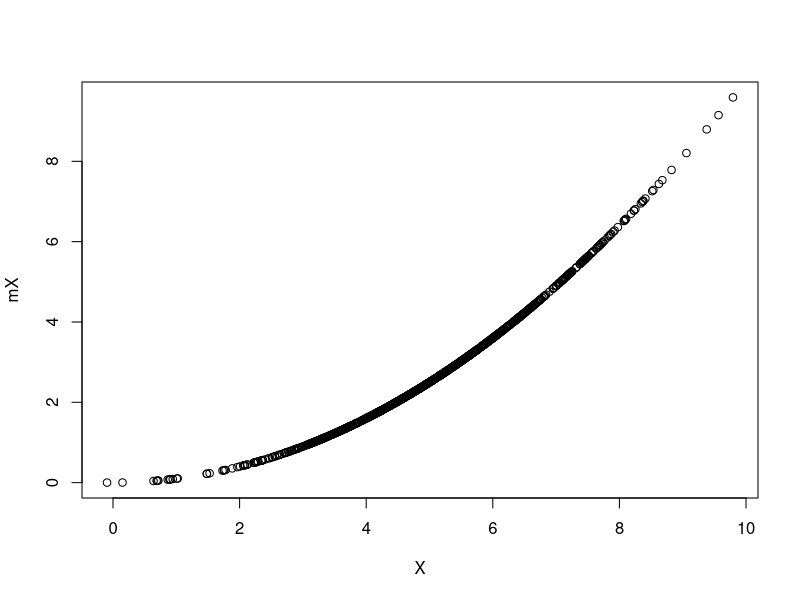
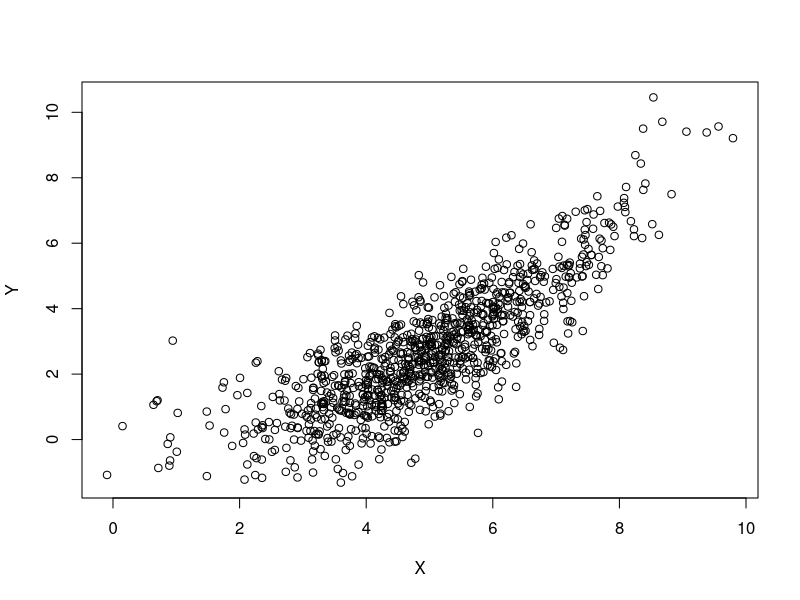

The R script that drew these images, in order: (Note: this script raises an error after producing the figures.)
# Author: Georgia Papadogeorgou
# Date: 9.27.2016
# Description: Doing RJ MCMC where I'm using the marginal likelihood of the data
# to update the cutoffs, and then I'm sampling the heights and effect of X as linear
# term.

library(MASS)

set.seed(1234)
N <- 1000
sigma <- 1
minX <- 0
maxX <- 10
X <- rnorm(N, mean = 5, sd = 1.5)
minX <- min(X)
maxX <- max(X)
true_means <- c(1, 2, 3)
true_cut <- c(3, 6)
# mX <- true_means[1] * (X >= minX & X < true_cut[1]) +
#   true_means[2] * (X >= true_cut[1] & X < true_cut[2]) +
#   true_means[3] * (X >= true_cut[2])
mX <- X ^ 2 / 10
Y <- rnorm(N, mean = mX, sd = sigma)
plot(X, mX)
plot(X, Y)

max_cutoffs <- 200
lambda <- 30  # Poisson parameter for number of breaks.

# Calculating the c parameter of bk, dk.
bk <- rep(0, max_cutoffs + 1)
names(bk) <- paste0('s=', c(0:max_cutoffs))
dk <- bk
etak <- bk
pik <- bk

for (ii in 0:(max_cutoffs - 1)) {  # Number of current cutoffs.
  bk[ii + 1] <- dpois(ii + 1, lambda = lambda) / dpois(ii, lambda = lambda)
  dk[ii + 2] <- dpois(ii, lambda = lambda) / dpois(ii + 1, lambda = lambda)
}
dk[length(dk)] <- dpois(max_cutoffs - 1, lambda = lambda) /
  dpois(max_cutoffs, lambda = lambda)
bk <- sapply(bk, function(x) min(x, 1))
dk <- sapply(dk, function(x) min(x, 1))

c <- 0.9 / max(bk + dk)
bk <- c * bk
dk <- c * dk
for (ii in 2:(max_cutoffs + 1)) {
  etak[ii] <- (1 - bk[ii] - dk[ii]) / 2
  pik[ii] <- etak[ii]
}
etak[1] <- 1 - bk[1]



uninf <- 100 ^ 2
Nsims <- 3000
heights <- NULL
heights[[1]] <- rbind(c(4, 2, 2, 0), c(0, 0, 0, 0))
cutoffs <- NULL
cutoffs[[1]] <- c(2, 5, 7)
sigmas <- rep(NA, Nsims)
sigmas[1] <- 1
moves <- rep(NA, Nsims)
range_unif <- 1
nu <- 0.001
lambda_ssq <- 0.001

# moves correspond to 1 = 'H', 2 = 'P', 3 = 'B', 4 = 'D'.

D <- data.frame(X = X, Y = Y)
mu_prior <- mean(Y)

CalcLogMarginalLike <- function(nu, lambda, X, V, Y, mu) {
  if (class(X) == 'numeric') {
    X <- matrix(X, nrow = length(X), ncol = 1)
  }
  N <- length(Y)
  r <- lgamma((nu + N) / 2) + (nu / 2) * log(nu * lambda)
  r <- r - N / 2 * log(pi) - lgamma(nu / 2)
  mat <- diag(N) + X %*% V %*% t(X)
  r <- r - 1 / 2 * log(det(mat))
  r <- r - (nu + N) / 2 * log(lambda * nu + t(Y - X %*% mu) %*% solve(mat) %*%
                                (Y - X %*% mu))
  return(r)
}


for (ii in 2:Nsims) {
  if (ii %% 100 == 0) {
    print(ii)
  }
  curr_cut <- length(cutoffs[[ii - 1]])
  moves[ii] <- sample(2:4, 1, prob = c(pik[curr_cut + 1], bk[curr_cut + 1],
                                       dk[curr_cut + 1]))
  
  # MOVE 2: Change to a cutoff.
  if (moves[ii] == 2) {
    
    proposed_cutoffs <- cutoffs[[ii - 1]]
    
    # Which cutoff we will change.
    wh_cut <- sample(1:length(proposed_cutoffs), 1)
    cuts <- c(min(X), proposed_cutoffs, max(X))
    choose_from <- c(cuts[wh_cut], cuts[wh_cut + 2])
    proposed_cutoffs[wh_cut] <- runif(1, min = choose_from[1], max = choose_from[2])
    
    # Calculating the AR.
    sj <- cuts[wh_cut]
    sj1 <- cuts[wh_cut + 1]
    sj2 <- cuts[wh_cut + 2]
    sj1star <- proposed_cutoffs[wh_cut]
    wh1 <- which(X >= sj & X <= sj1)
    wh2 <- which(X > sj1 & X <= sj2)
    wh1star <- which(X >= sj & X <= sj1star)
    wh2star <- which(X > sj1star & X <= sj2)
    
    if (length(wh1star) > 0 & length(wh2star) > 0) {
      logAR <- CalcLogMarginalLike(nu = nu, lambda = lambda_ssq,
                                   X = cbind(rep(1, length(wh1star)), X[wh1star]),
                                   V = diag(rep(uninf, 2)), Y = Y[wh1star], mu = c(mean(Y), 0)) + 
        CalcLogMarginalLike(nu = nu, lambda = lambda_ssq,
                            X = cbind(rep(1, length(wh2star)), X[wh2star]),
                            V = diag(rep(uninf, 2)), Y = Y[wh2star], mu = c(mean(Y), 0)) -
        CalcLogMarginalLike(nu = nu, lambda = lambda_ssq,
                            X = cbind(rep(1, length(wh1)), X[wh1]),
                            V = diag(rep(uninf, 2)), Y = Y[wh1], mu = c(mean(Y), 0)) -
        CalcLogMarginalLike(nu = nu, lambda = lambda_ssq,
                            X = cbind(rep(1, length(wh2)), X[wh2]),
                            V = diag(rep(uninf, 2)), Y = Y[wh2], mu = c(mean(Y), 0))
      # I think the additional term is the same as in Poisson, but I need to check.
      logAR <- logAR + log(choose_from[2] - proposed_cutoffs[wh_cut])
      logAR <- logAR + log(proposed_cutoffs[wh_cut] - choose_from[1])
      logAR <- logAR - log(choose_from[2] - cutoffs[[ii - 1]][wh_cut])
      logAR <- logAR + log(cutoffs[[ii - 1]][wh_cut] - choose_from[1])
      
      cutoffs[[ii]] <- cutoffs[[ii - 1]]
      if (log(runif(1)) < logAR) {
        cutoffs[[ii]] <- proposed_cutoffs
      }
    } else {
      cutoffs[[ii]] <- cutoffs[[ii - 1]]
    }
    
    # MOVE 3: Birth to a new cutoff.
  } else if (moves[ii] == 3) {
    
    # Choose the new cutoff.
    sstar <- runif(1, minX, maxX)
    proposed_cutoffs <- sort(c(cutoffs[[ii - 1]], sstar))
    wh_cut <- which(proposed_cutoffs == sstar)
    
    sj <- ifelse(wh_cut == 1, minX, proposed_cutoffs[wh_cut - 1])
    sj1 <- ifelse(wh_cut == curr_cut + 1, maxX, proposed_cutoffs[wh_cut + 1])
    
    # Calculating the acceptance probability.
    ## Likelihood ratio:
    wh1 <- which(X >= sj & X <= sstar)
    wh2 <- which(X > sstar & X <= sj1 )
    
    if (length(wh1) > 0 & length(wh2) > 0) {
      logAR <- CalcLogMarginalLike(nu = nu, lambda = lambda_ssq,
                                   X = cbind(rep(1, length(wh1)), X[wh1]),
                                   V = diag(rep(uninf, 2)), Y = Y[wh1], mu = c(mean(Y), 0)) + 
        CalcLogMarginalLike(nu = nu, lambda = lambda_ssq,
                            X = cbind(rep(1, length(wh2)), X[wh2]),
                            V = diag(rep(uninf, 2)), Y = Y[wh2], mu = c(mean(Y), 0)) -
        CalcLogMarginalLike(nu = nu, lambda = lambda_ssq,
                            X = cbind(rep(1, length(wh1) + length(wh2)),
                                      X[c(wh1, wh2)]),
                            V = diag(rep(uninf, 2)), Y = Y[c(wh1, wh2)], mu = c(mean(Y), 0))
      
      ## Prior ratio:
      # For the number of cutoffs:
      k <- length(cutoffs[[ii - 1]])
      logAR <- logAR + dpois(k + 1, lambda, log = TRUE)
      logAR <- logAR - dpois(k, lambda, log = TRUE)
      # For the cutoffs:
      logAR <- logAR + log(2 * (k + 1) * (2 * k + 3)) - log((maxX - minX) ^ 2)
      logAR <- logAR + log((sstar - sj) * (sj1 - sstar) / (sj1 - sj))
      
      ## Proposal ratio:
      logAR <- logAR + log(dk[k + 2] * (maxX - minX) / (bk[k + 1] * (k + 1)))
      ## Jacobian is equal to 1.
      
      cutoffs[[ii]] <- cutoffs[[ii - 1]]
      if (log(runif(1)) < logAR) {
        cutoffs[[ii]] <- proposed_cutoffs
      }
    } else {
      cutoffs[[ii]] <- cutoffs[[ii - 1]]
    }
    
    # MOVE 4: DEATH OF A CUTOFF.
  } else {
    
    # Choose the cutoff to drop.
    wh_drop <- sample(1:curr_cut, 1)
    drop_cut <- cutoffs[[ii - 1]][wh_drop]
    proposed_cutoffs <- setdiff(cutoffs[[ii - 1]], drop_cut)
    
    # Dropping sj1
    sj <- ifelse(wh_drop == 1, minX, proposed_cutoffs[wh_drop - 1])
    sj1 <- drop_cut
    sj2 <- ifelse(wh_drop == curr_cut, maxX, proposed_cutoffs[wh_drop])
    
    # Calculate the AR.
    wh1 <- which(X > sj & X <= sj1)
    wh2 <- which(X > sj1 & X <= sj2)
    logAR <- CalcLogMarginalLike(nu = nu, lambda = lambda_ssq,
                                 X = cbind(rep(1, length(wh1) + length(wh2)),
                                           X[c(wh1, wh2)]),
                                 V = diag(rep(uninf, 2)), Y = Y[c(wh1, wh2)], mu = c(mean(Y), 0)) -
      CalcLogMarginalLike(nu = nu, lambda = lambda_ssq,
                          X = cbind(rep(1, length(wh1)), X[wh1]),
                          V = diag(rep(uninf, 2)), Y = Y[wh1], mu = c(mean(Y), 0)) -
      CalcLogMarginalLike(nu = nu, lambda = lambda_ssq,
                          X = cbind(rep(1, length(wh2)), X[wh2]),
                          V = diag(rep(uninf, 2)), Y = Y[wh2], mu = c(mean(Y), 0))
    
    # Add log prior ratio.
    # For the number of cutoffs:
    k <- length(cutoffs[[ii - 1]])
    logAR <- logAR + dpois(k - 1, lambda, log = TRUE) - dpois(k, lambda, log = TRUE)
    # For the cutoffs:
    logAR <- logAR + log((maxX - minX) ^ 2 / (2 * k * (2 * k - 1)))
    logAR <- logAR + log((sj2 - sj1) / ((sj1 - sj) * (sj2 - sj1)))
    
    # Add log proposal ratio.
    logAR <- logAR + log(bk[k] * k / (dk[k + 1] * (maxX - minX)))
    # Jacobian is 1.
    
    # Propose value and Accept/Reject.
    if (log(runif(1)) < logAR) {
      cutoffs[[ii]] <- proposed_cutoffs
    } else {
      cutoffs[[ii]] <- cutoffs[[ii - 1]]
    }
  }
}


for (ii in 2:Nsims) {
  cuts <- c(minX, cutoffs[[ii]], maxX)
  h <- matrix(nrow = 2, ncol = length(cuts) - 1)
  for (cc in 1:(length(cuts) - 1)) {
    wh_obs <- which(D$X > cuts[cc] & D$X <= cuts[cc + 1])
    design_mat <- cbind(rep(1, length(wh_obs)), X[wh_obs])
    Sigma_beta <- solve(t(design_mat) %*% design_mat / sigmas[ii - 1] +
                          diag(2) / uninf)
    mu_beta <- Sigma_beta %*% (t(design_mat) %*% Y[wh_obs] / sigmas[ii - 1] +
                                 c(mean(Y), 0) / uninf)
    h[, cc] <- mvrnorm(1, mu = mu_beta, Sigma = Sigma_beta)
  }
  heights[[ii]] <- h
  sigmas[ii] <- sigmas[ii - 1]
}



pred_x <- seq(minX, maxX, length.out = 100)
pred_x <- pred_x[- c(1, length(pred_x))]
pred_y <- matrix(NA, nrow = length(pred_x), ncol = length(heights))
for (ii in 1:length(heights)) {
  cuts <- rep(cutoffs[[ii]], each = 2)
  cuts <- c(minX, cuts, maxX)
  for (cc in 1:(length(cuts) / 2)) {
    wh_obs <- which(pred_x > cuts[2 * cc - 1] & pred_x <= cuts[2 * cc])
    pred_y[wh_obs, ii] <- heights[[ii]][1, cc] + heights[[ii]][2, cc] * pred_x[wh_obs]
  }
}
plot(1, xlim = c(0, 10), type = 'n', ylim = range(pred_y))
points(X, Y, pch = 16, cex = 0.3, col = 'red')
lines(pred_x, apply(pred_y, 1, mean))
lines(pred_x, apply(pred_y, 1, function(x) quantile(x, probs = 0.1)), col = 'green')
lines(pred_x, apply(pred_y, 1, function(x) quantile(x, probs = 0.9)), col = 'green')

pred_y <- pred_y[, - c(1:1000)]
plot(1, xlim = c(0, 10), type = 'n', ylim = range(pred_y), main = 'after burn in')
points(X, Y, pch = 16, cex = 0.3, col = 'red')
lines(pred_x, apply(pred_y, 1, mean))
lines(pred_x, apply(pred_y, 1, function(x) quantile(x, probs = 0.025)), col = 'green')
lines(pred_x, apply(pred_y, 1, function(x) quantile(x, probs = 0.975)), col = 'green')

table(sapply(cutoffs, length))






